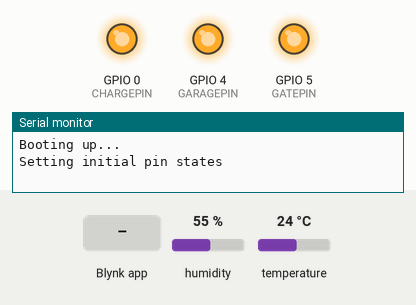
The sketch below on a simulated ESP8266 (Wemos D1 mini). Shown: output pins drawn as LEDs (lit = HIGH), the last lines printed to the serial monitor. Inputs (shaded band) come from the test bench; at power-on: humidity 55 %, temperature 24 °C. WiFi joins after 1.5 s; servers stay silent unless stated.

Above: at 3.0 s.
3.1 s: Blynk app writes 1 to V1
At 3.5 s:
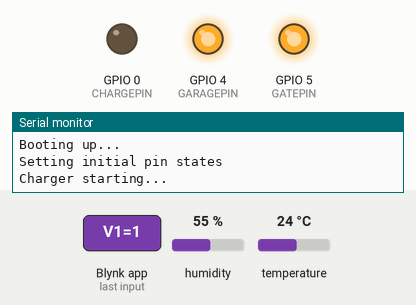
4.6 s: Blynk app writes 0 to V1
At 5.8 s:
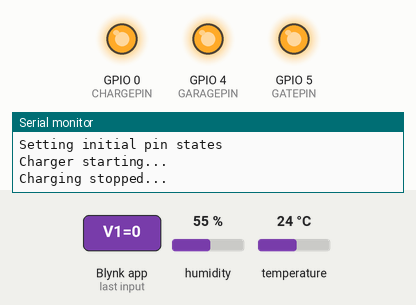
6.1 s: Blynk app writes 200 to V1
At 7.0 s:
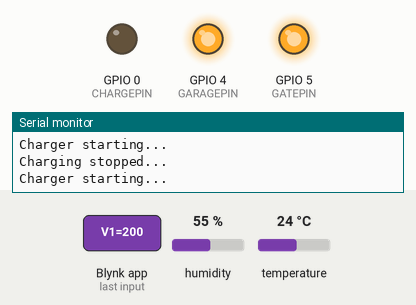
Timing chart, 0 to 9.1 s (numbered marks = the images above; inputs shaded):
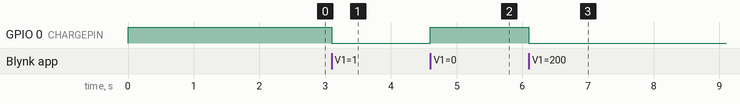

The sketch:

Blynk_wemos_relay.ino
```cpp
/*************************************************************
This is a sketch based on Blynk demo sketches.

This example controls relays and uses a DHT temperature and humidity
sensor to provide update to the app.
 *************************************************************/

/* Comment this out to disable prints and save space */
#define BLYNK_PRINT Serial

#include <ESP8266WiFi.h>
#include <BlynkSimpleEsp8266.h>
#include <DHT.h>

// You should get Auth Token in the Blynk App.
// Go to the Project Settings (nut icon).
char auth[] = "a86cb6dc91ca493fa36960cb98eaa2fe";

// Your WiFi credentials.
// Set password to "" for open networks.
char ssid[] = "VD";
char pass[] = "Daniviki";
int chargeState = LOW;
int chargeTime = 60*6; // charge times in minutes
int chargeCounter = 0; // counting down the charge time in seconds

#define DHTPIN 2          // Pin the DHT sensor is connected to
#define DHTTYPE DHT11     // DHT 11
#define CHARGEPIN 0       // Pin for the charger door relay
#define GARAGEPIN 4       // Pin for the garage door relay
#define GATEPIN 5         // Pin for the gate relay
DHT dht(DHTPIN, DHTTYPE);
BlynkTimer sensor;         // Timer object for the DHT sensor
BlynkTimer charger;        // Timer object for the charger

// This function reads the DHT 11 sensor and saved the temparature and humdity reading to V5 and V6
void sendSensor()
{
  float h = dht.readHumidity();
  float t = dht.readTemperature(); // or dht.readTemperature(true) for Fahrenheit

  if (isnan(h) || isnan(t)) {
    Serial.println("Failed to read from DHT sensor!");
    return;
  }
  // Please don't send more that 10 values per second.
  Blynk.virtualWrite(V5, h);
  Blynk.virtualWrite(V6, t);
}

// This function initiates, completed the charger relay, and counts down the charge time
void countCharger()
{
  if (chargeState) {
    // charger is running
    chargeCounter--;
    Blynk.virtualWrite(V2, chargeCounter/60+1); // Update the counter to V2 to display the remaining time in the app (divide by 60 to show minutes)
    if (chargeCounter == 0) {
      // Counter has reached zero, the charge time is up
      Serial.println("Charging completed...");
      chargeState = LOW;                // Set the internal flag low
      digitalWrite(CHARGEPIN, HIGH);    // Turn off the relay
      Blynk.virtualWrite(V1, LOW);      // Turn off the button state in the app
      Blynk.virtualWrite(V2, "-");      // Update the counter in the app to "-"
    }
  }
}

// This function gets called when the charger button is turned on/off in the app
BLYNK_WRITE(V1)
{
  int pinValue = param.asInt(); // assigning incoming value from pin V1 to a variable

  if (pinValue) {
    // Charger was turned on in the app
    Serial.println("Charger starting...");
    chargeState = HIGH;
    digitalWrite(CHARGEPIN, LOW);               // Turn on the relay
    chargeCounter = chargeTime * 60;            // Set the internal counter value in second
    Blynk.virtualWrite(V2, chargeCounter/60);   // Update the remaining time in the app (divide by 60 to show minutes)
  } else {
    // Charger was turned off in the app
    Serial.println("Charging stopped...");
    chargeState = LOW;
    digitalWrite(CHARGEPIN, HIGH);              // Turn on the relay
    Blynk.virtualWrite(V2, "-");                // Update the counter in the app to "-"
  }
}

void setup()
{
  // Debug console
  Serial.begin(9600);
  Serial.println("Booting up...");
  Serial.println("Setting initial pin states");
  // In the next few lines the initial states of the relay outputs are set
  pinMode(GARAGEPIN, OUTPUT);
  pinMode(GATEPIN, OUTPUT);
  pinMode(CHARGEPIN, OUTPUT);
  digitalWrite(GARAGEPIN, HIGH);
  digitalWrite(GATEPIN, HIGH);
  digitalWrite(CHARGEPIN, HIGH);

  Blynk.begin(auth, ssid, pass);
  // You can also specify server:
  //Blynk.begin(auth, ssid, pass, "blynk-cloud.com", 8441);
  //Blynk.begin(auth, ssid, pass, IPAddress(192,168,1,100), 8442);

  dht.begin();

  // Setup up the callback functions. DHT read every 2 seconds, charger countdown ever second.
  sensor.setInterval(2000L, sendSensor);
  charger.setInterval(1000L, countCharger);
}

void loop()
{
  Blynk.run();
  // You can inject your own code or combine it with other sketches.
  // Check other examples on how to communicate with Blynk. Remember
  // to avoid delay() function!

  // Kick off the timers
  sensor.run();
  charger.run();
}
```

Measured:
- after the input at 3.1 s, GPIO 0 (CHARGEPIN): HIGH → LOW at once
- after the input at 4.6 s, GPIO 0 (CHARGEPIN): LOW → HIGH at once
- after the input at 6.1 s, GPIO 0 (CHARGEPIN): HIGH → LOW at once
